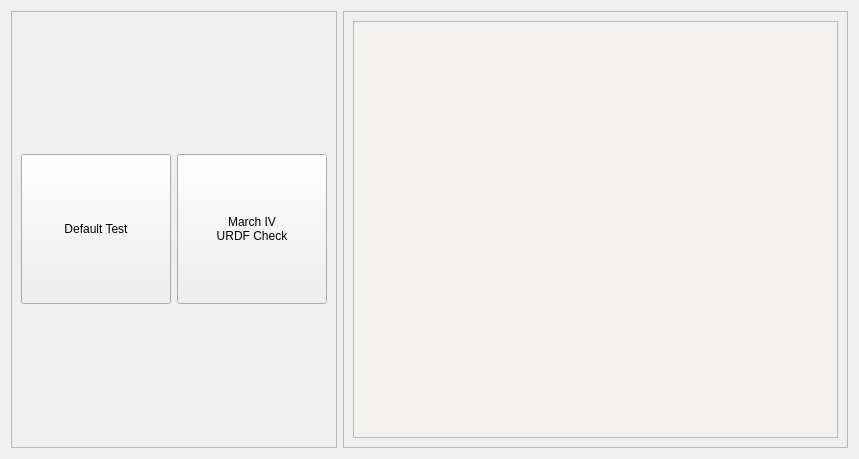
<?xml version="1.0" encoding="UTF-8"?>
<ui version="4.0">
 <class>SoftwareCheck</class>
 <widget class="QWidget" name="SoftwareCheck">
  <property name="geometry">
   <rect>
    <x>0</x>
    <y>0</y>
    <width>859</width>
    <height>459</height>
   </rect>
  </property>
  <property name="windowTitle">
   <string>March Software Check</string>
  </property>
  <property name="styleSheet">
   <string notr="true">QGroupBox {
    border: 1px solid gray;
    margin-top: 0.5em;
}

QGroupBox::title {
    subcontrol-origin: margin;
    left: 10px;
    padding: 0 3px 0 3px;
}</string>
  </property>
  <layout class="QGridLayout" name="gridLayout">
   <item row="0" column="1">
    <widget class="QFrame" name="Settings">
     <property name="frameShape">
      <enum>QFrame::StyledPanel</enum>
     </property>
     <property name="frameShadow">
      <enum>QFrame::Raised</enum>
     </property>
     <layout class="QVBoxLayout" name="verticalLayout">
      <item>
       <widget class="QPlainTextEdit" name="Log">
        <property name="enabled">
         <bool>false</bool>
        </property>
        <property name="autoFillBackground">
         <bool>false</bool>
        </property>
        <property name="styleSheet">
         <string notr="true">#Log {
background-color: #F2F1F0
}</string>
        </property>
       </widget>
      </item>
     </layout>
    </widget>
   </item>
   <item row="0" column="0">
    <widget class="QFrame" name="Checks">
     <property name="frameShape">
      <enum>QFrame::StyledPanel</enum>
     </property>
     <property name="frameShadow">
      <enum>QFrame::Raised</enum>
     </property>
     <layout class="QGridLayout" name="gridLayout_2">
      <item row="0" column="0">
       <widget class="QPushButton" name="Default">
        <property name="minimumSize">
         <size>
          <width>150</width>
          <height>150</height>
         </size>
        </property>
        <property name="text">
         <string>Default Test</string>
        </property>
       </widget>
      </item>
      <item row="0" column="1">
       <widget class="QPushButton" name="URDF">
        <property name="minimumSize">
         <size>
          <width>150</width>
          <height>150</height>
         </size>
        </property>
        <property name="text">
         <string>March IV
URDF Check</string>
        </property>
       </widget>
      </item>
     </layout>
    </widget>
   </item>
  </layout>
 </widget>
 <resources/>
 <connections/>
</ui>
